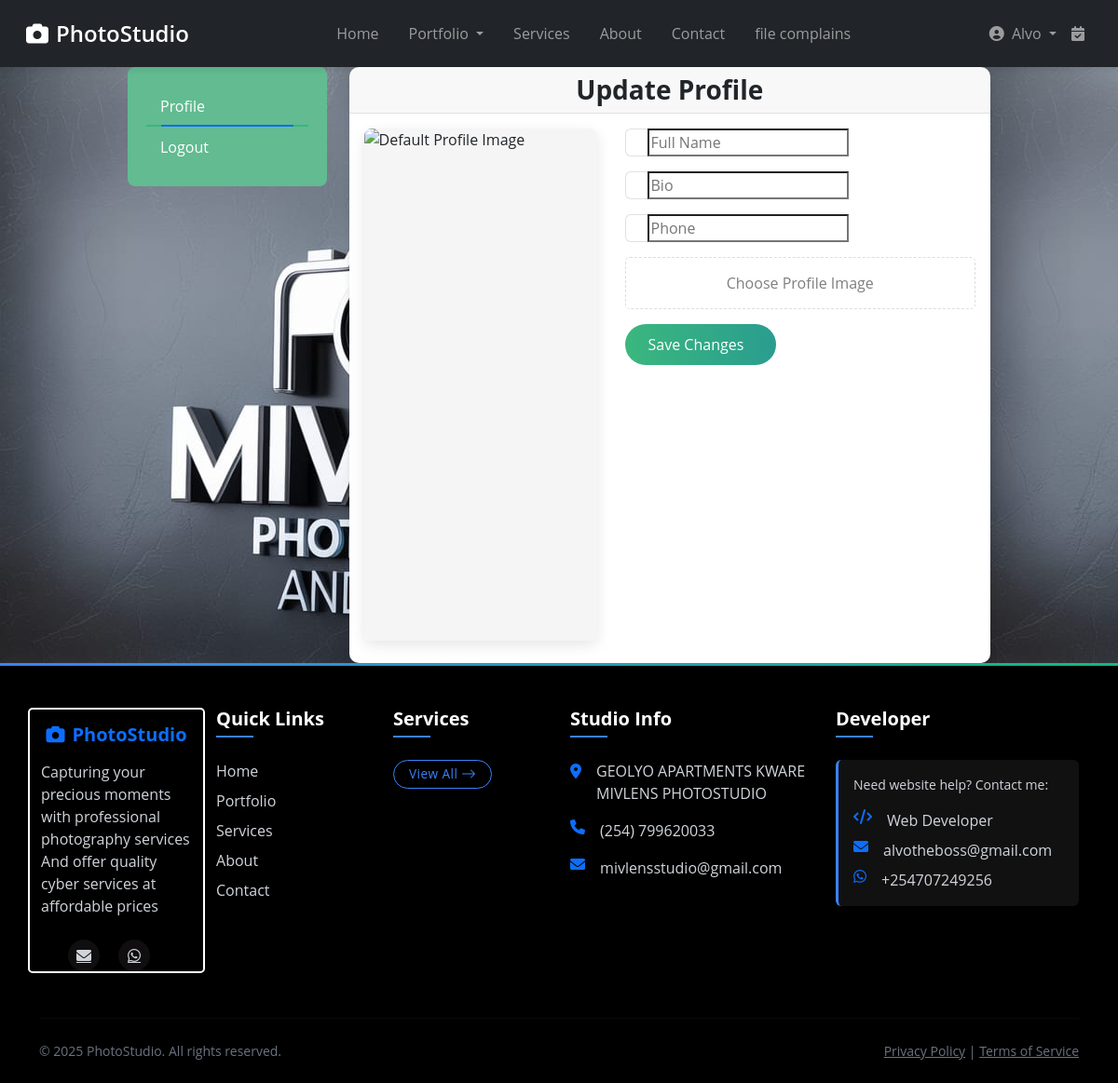
The app's page /userauths/profile/update/ (signed in), older data.
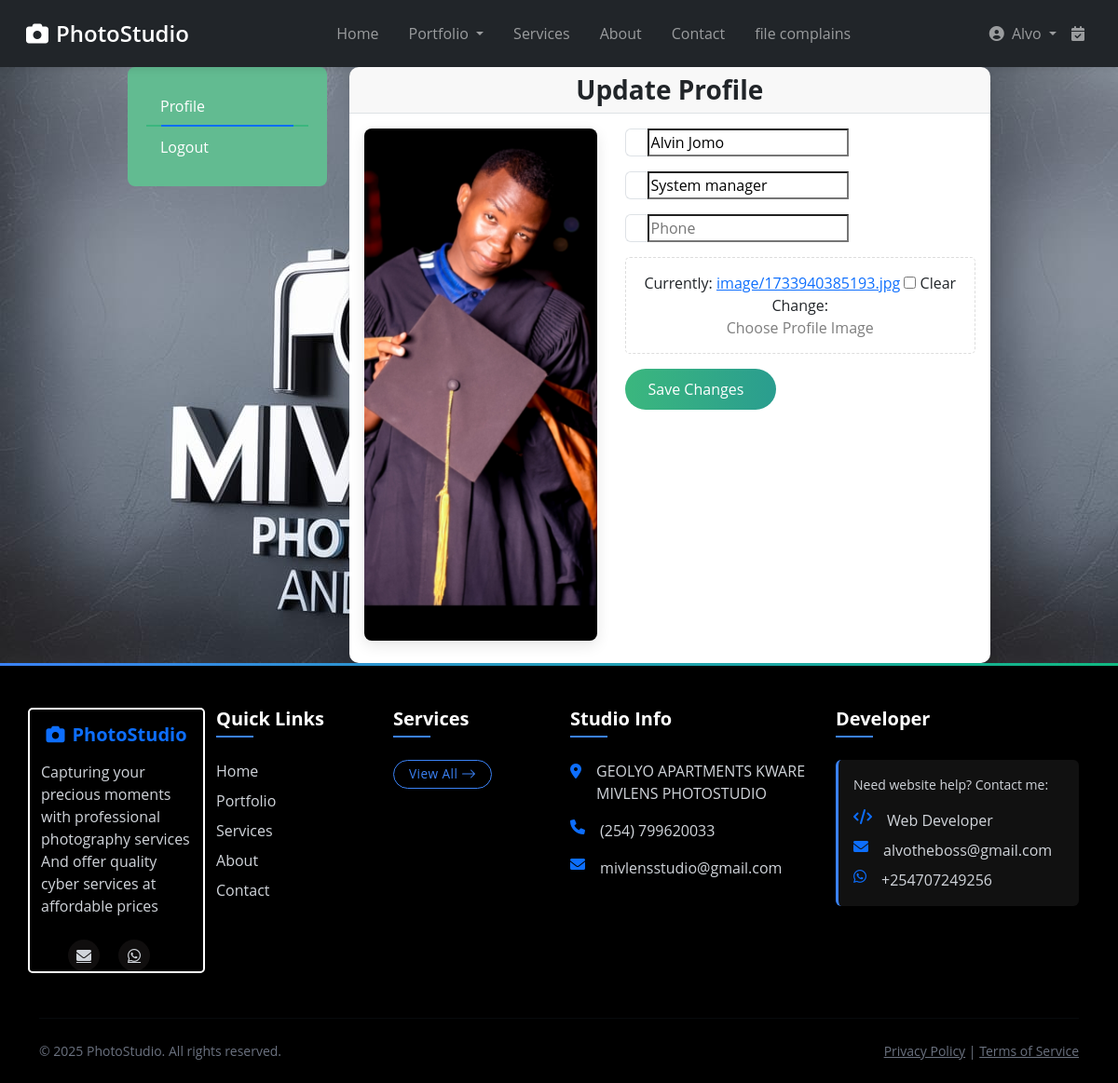
The same page, newer data.
### userauths/models.py (models this page shows, shortened)
class Profile(models.Model):
    user = models.OneToOneField(User, on_delete=models.CASCADE)
    image = models.ImageField(upload_to="image", null=True, blank=True)
    full_name = models.CharField(max_length=200, null=True, blank=True)
    bio = models.CharField(max_length=200, null=True, blank=True)
    address = models.CharField(max_length=200, null=True, blank=True)

### userauths/views.py (the view)
# urls.py: path("profile/update/", views.profile_update, name="profile-update"),
def profile_update(request):
    profile, _ = Profile.objects.get_or_create(user=request.user)
    if request.method == "POST":
        form = ProfileForm(request.POST, request.FILES, instance=profile)
        if form.is_valid():
            form.save()
            messages.success(request, "Profile updated successfully.")
            return redirect("studio:home")  # Redirect to dashboard after successful update
    else:
        form = ProfileForm(instance=profile)
    context = {
        "form": form,
        "profile": profile,
    }
    return render(request, "userauths/profile-edit.html", context)

### userauths/forms.py
class ProfileForm(forms.ModelForm):
    full_name = forms.CharField(
        widget=forms.TextInput(attrs={"placeholder": "Full Name"}), required=False
    )
    bio = forms.CharField(
        widget=forms.TextInput(attrs={"placeholder": "Bio"}), required=False
    )
    phone = forms.CharField(
        widget=forms.TextInput(attrs={"placeholder": "Phone"}), required=False
    )
    class Meta:
        model = Profile
        fields = ['full_name', 'image', 'bio', 'phone']

### studio/templates/userauths/profile-edit.html (shortened to what the changed rows need)
{% extends 'base.html' %}
{% load static %}
{% block content %}
    <main class="main pages">
        <div class="page-content pt-150 pb-150">
            <div class="container">
                <div class="row">
                    <div class="col-lg-10 m-auto">
                        <div class="row">
                            <div class="col-md-9">
                                <div class="tab-content account dashboard-content pl-50">
                                    <div class="tab-pane fade active show" id="profile" role="tabpanel" aria-labelledby="profile-tab">
                                        <div class="card animate__animated animate__fadeIn">
                                            <div class="card-body mb-2 profile-edit-container">
                                                <div class="profile-image-container">
                                                    <div class="profile-image-wrapper">
                                                        {% if profile.image %}
                                                        <div class="profile-image-square">
                                                            <img src="{{ profile.image.url }}" class="profile-image" alt="Profile Image">
                                                        </div>
                                                        {% else %}
                                                        <div class="profile-image-square">
                                                            <img src="https://t4.ftcdn.net/jpg/00/64/67/63/360_F_64676383_LdbmhiNM6Ypzb3FM4PPuFP9rHe7ri8Ju.jpg" class="profile-image" alt="Default Profile Image">
                                                        </div>
                                                        {% endif %}
                                                    </div>
                                                </div>
                                                <div class="profile-form-container">
                                                    <form action="" method="POST" enctype="multipart/form-data" class="needs-validation" novalidate>
                                                        <div class="mb-3 form-group">
                                                            <div class="input-group">
                                                                <span class="input-group-text"></span>
                                                                {{form.full_name}}
                                                            </div>
                                                        </div>
                                                        <div class="mb-3 form-group">
                                                            <div class="input-group">
                                                                <span class="input-group-text"></span>
                                                                {{form.bio}}
                                                            </div>
                                                        </div>
                                                        <div class="mb-3 form-group">
                                                            <div class="input-group">
                                                                <span class="input-group-text"></span>
                                                                {{form.phone}}
                                                            </div>
                                                        </div>
                                                        <div class="mb-3 form-group">
                                                            <div class="custom-file-upload">
                                                                {{form.image}}
                                                                <label for="id_image" class="file-upload-label">
                                                                     Choose Profile Image
                                                                </label>
                                                            </div>
                                                        </div>
                                                    </form>
                                                </div>
                                            </div>
                                        </div>
                                    </div>
                                </div>
                            </div>
                        </div>
                    </div>
                </div>
            </div>
        </div>
    </main>
{% endblock content %}

Row changes from the older to the newer data that the page shows:
changed Profile: image empty → "image/1733940385193.jpg" (drawn); image: picture added; full_name (not shown) → "Alvin Jomo"; bio (not shown) → "System manager"
Text that changed along with them:
form field image: (not shown) → "☐"
text now shown: "Currently: image/1733940385193.jpg Clear Change:"
